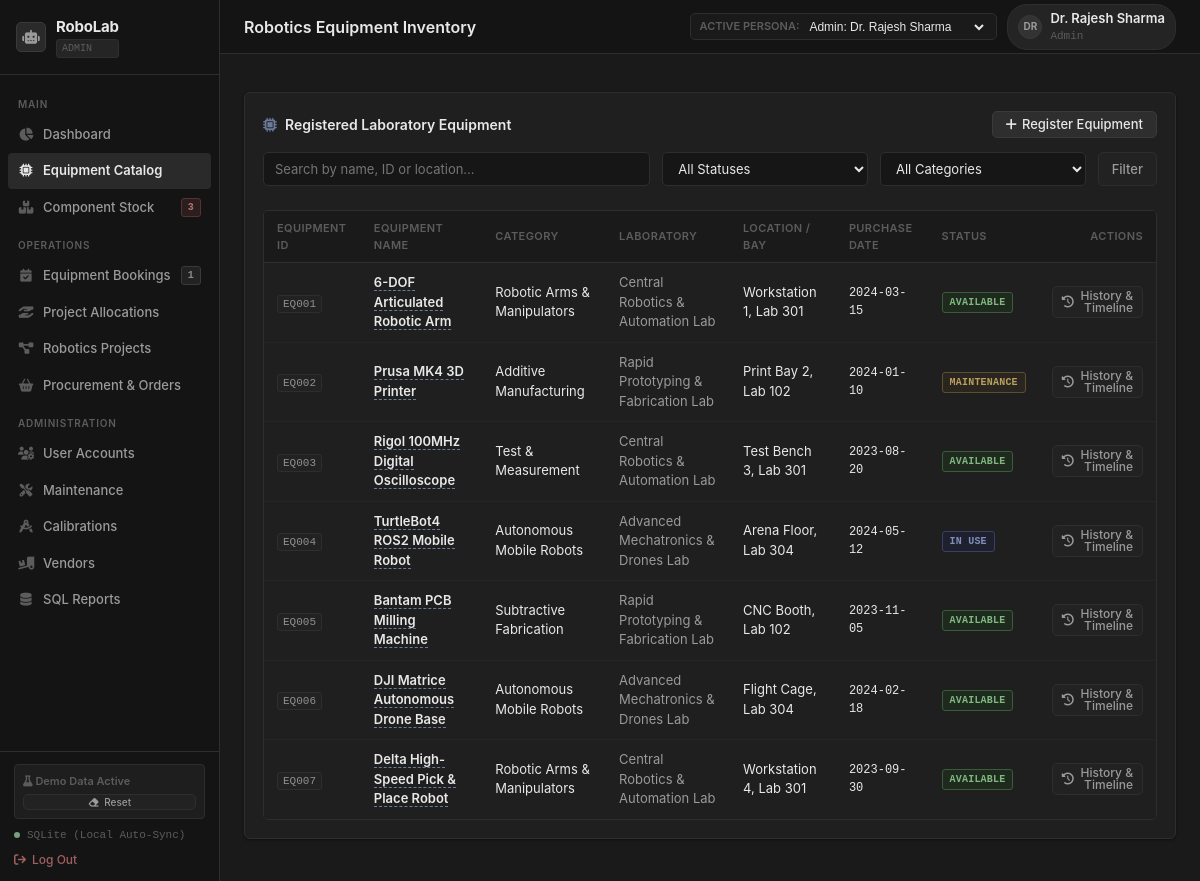
The page /equipment on the database as committed earlier.
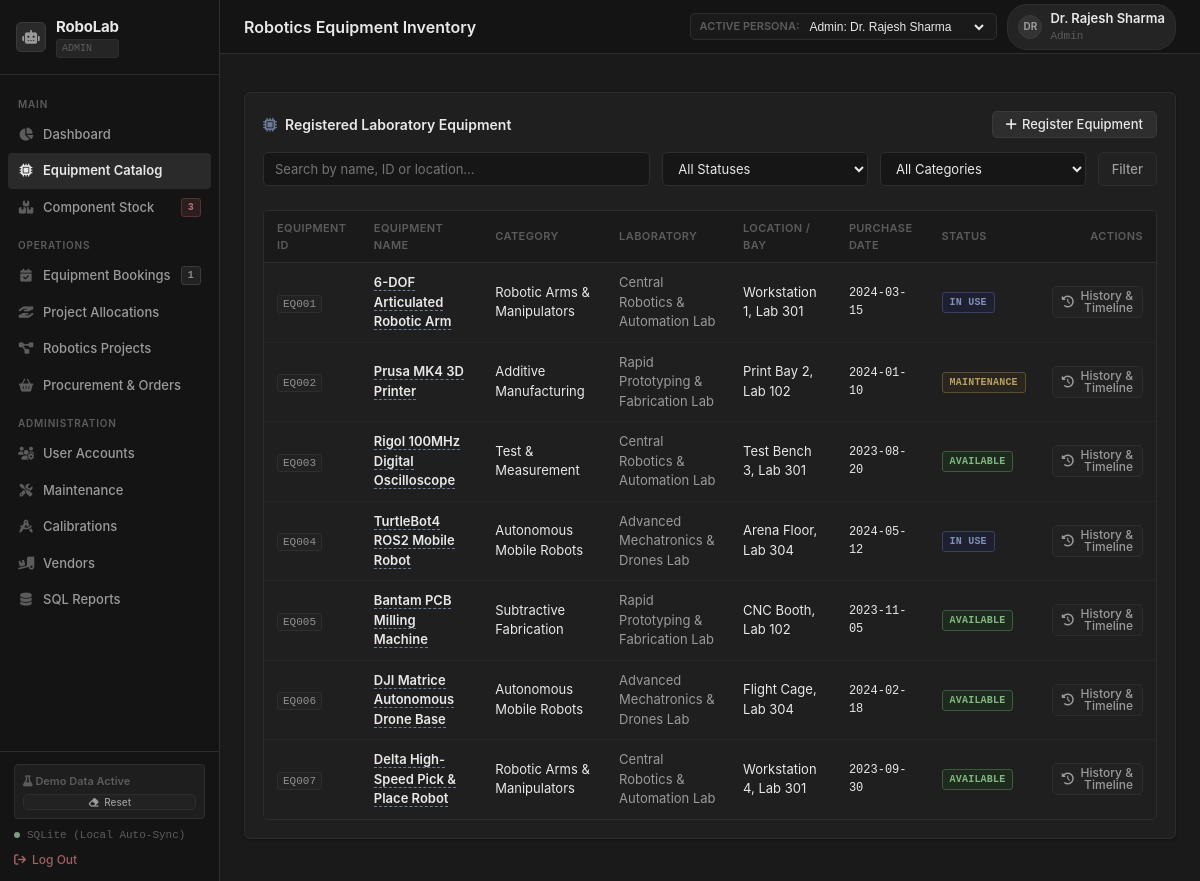
The same page on the database as committed later.
### tables this page shows
CREATE TABLE EQUIPMENT (
    equipment_id TEXT PRIMARY KEY,
    equipment_name TEXT NOT NULL,
    category_id INTEGER NOT NULL,
    laboratory_id INTEGER NOT NULL,
    serial_number TEXT UNIQUE,
    purchase_date TEXT NOT NULL,
    warranty_end TEXT,
    status TEXT CHECK(status IN ('Available', 'In Use', 'Maintenance', 'Decommissioned')) DEFAULT 'Available',
    location TEXT NOT NULL,
    description TEXT,
    created_at DATETIME DEFAULT CURRENT_TIMESTAMP,
    FOREIGN KEY (category_id) REFERENCES EQUIPMENT_CATEGORIES(category_id),
    FOREIGN KEY (laboratory_id) REFERENCES LABORATORIES(lab_id)
);

CREATE TABLE EQUIPMENT_CATEGORIES (
    category_id INTEGER PRIMARY KEY AUTOINCREMENT,
    category_name TEXT NOT NULL UNIQUE,
    description TEXT
);

CREATE TABLE LABORATORIES (
    lab_id INTEGER PRIMARY KEY AUTOINCREMENT,
    lab_name TEXT NOT NULL UNIQUE,
    location_code TEXT NOT NULL,
    incharge_id INTEGER,
    contact_number TEXT,
    FOREIGN KEY (incharge_id) REFERENCES USERS(user_id)
);

### app.py (the view)
@app.route('/equipment')
@login_required
def equipment_list():
    status_filter = request.args.get('status', '')
    category_filter = request.args.get('category', '')
    search_query = request.args.get('q', '').strip()
    sql = """
        SELECT e.*, ec.category_name, l.lab_name
        FROM EQUIPMENT e
        JOIN EQUIPMENT_CATEGORIES ec ON e.category_id = ec.category_id
        JOIN LABORATORIES l ON e.laboratory_id = l.lab_id
        WHERE 1=1
    """
    params = []
    if status_filter:
        sql += " AND e.status = %s"
        params.append(status_filter)
    if category_filter:
        sql += " AND e.category_id = %s"
        params.append(category_filter)
    if search_query:
        sql += " AND (e.equipment_name LIKE %s OR e.equipment_id LIKE %s OR e.location LIKE %s)"
        params.extend([f"%{search_query}%", f"%{search_query}%", f"%{search_query}%"])
    sql += " ORDER BY e.equipment_id ASC"
    equipment = query_db(sql, params)
    categories = query_db("SELECT * FROM EQUIPMENT_CATEGORIES ORDER BY category_name ASC")
    labs = query_db("SELECT * FROM LABORATORIES ORDER BY lab_name ASC")
    return render_template('equipment.html', equipment=equipment, categories=categories, labs=labs,
                           selected_status=status_filter, selected_cat=category_filter, search=search_query)

### app.py (called while the page is built)
def get_current_user():
    user_id = session.get('user_id')
    if not user_id:
        return None
    user = query_db("""
        SELECT u.*, r.role_name
        FROM USERS u
        JOIN ROLES r ON u.role_id = r.role_id
        WHERE u.user_id = %s
    """, [user_id], one=True)
    return user

def login_required(f):
    @wraps(f)
    def decorated_function(*args, **kwargs):
        if 'user_id' not in session:
            first_user = query_db("SELECT u.user_id, r.role_name, u.full_name FROM USERS u JOIN ROLES r ON u.role_id = r.role_id ORDER BY u.user_id ASC LIMIT 1", one=True)
            if first_user:
                session['user_id'] = first_user['user_id']
                session['role_name'] = first_user['role_name']
                session['full_name'] = first_user['full_name']
            else:
                session['user_id'] = 1
                session['role_name'] = 'Admin'
        return f(*args, **kwargs)
    return decorated_function

### db.py (called while the page is built)
def is_using_sqlite():
    global _USING_SQLITE
    return _USING_SQLITE

### templates/equipment.html (shortened to what this page needs)
{% extends "layout.html" %}
{% block page_title %}Robotics Equipment Inventory{% endblock %}
{% block content %}
<div class="card-section">
    <div class="section-header">
        <div class="section-title">
            <i class="fa-solid fa-microchip" style="color: var(--accent-cyan);"></i>
            <span>Registered Laboratory Equipment</span>
        </div>
        <button class="btn btn-primary" onclick="openModal('addEquipmentModal')">
            <i class="fa-solid fa-plus"></i>
            <span>Register Equipment</span>
        </button>
    </div>
    <form method="GET" action="{{ url_for('equipment_list') }}" style="display: flex; gap: 12px; margin-bottom: 24px; flex-wrap: wrap;">
        <input type="text" name="q" value="{{ search }}" placeholder="Search by name, ID or location..." class="form-control" style="flex: 2; min-width: 200px;">
        <select name="status" class="form-select" style="flex: 1; min-width: 150px;">
            <option value="">All Statuses</option>
        </select>
        <select name="category" class="form-select" style="flex: 1; min-width: 180px;">
            <option value="">All Categories</option>
        </select>
        <button type="submit" class="btn btn-secondary">Filter</button>
    </form>
    <div class="table-container">
        <table class="table-modern">
            <thead>
                <tr>
                    <th>Equipment ID</th>
                    <th>Equipment Name</th>
                    <th>Category</th>
                    <th>Laboratory</th>
                    <th>Location / Bay</th>
                    <th>Purchase Date</th>
                    <th>Status</th>
                    <th style="text-align: right;">Actions</th>
                </tr>
            </thead>
            <tbody>
                {% for eq in equipment %}
                <tr>
                    <td><span class="code-pill">{{ eq.equipment_id }}</span></td>
                    <td style="font-weight: 600;">
                        <a href="{{ url_for('equipment_detail', equipment_id=eq.equipment_id) }}" style="color: var(--text-primary); text-decoration: none; border-bottom: 1px dashed var(--accent-cyan);">
                            {{ eq.equipment_name }}
                        </a>
                    </td>
                    <td>{{ eq.category_name }}</td>
                    <td style="color: var(--text-secondary);">{{ eq.lab_name }}</td>
                    <td>{{ eq.location }}</td>
                    <td style="font-family: var(--font-mono); font-size: 12px;">{{ eq.purchase_date }}</td>
                    <td>
                        <span class="badge badge-{{ eq.status.lower().replace(' ', '-') }}">{{ eq.status }}</span>
                    </td>
                    <td style="text-align: right;">
                        <a href="{{ url_for('equipment_detail', equipment_id=eq.equipment_id) }}" class="btn btn-secondary btn-sm">
                            <i class="fa-solid fa-clock-rotate-left"></i>
                            <span>History &amp; Timeline</span>
                        </a>
                    </td>
                </tr>
                {% else %}
                <tr>
                    <td colspan="8" style="text-align: center; color: var(--text-muted); padding: 30px;">
                        No equipment matched the selected criteria.
                    </td>
                </tr>
                {% endfor %}
            </tbody>
        </table>
    </div>
</div>
{% endblock %}

Rows that differ between the two databases and show on the page:
changed EQUIPMENT "6-DOF Articulated Robotic Arm": status "AVAILABLE" → "IN USE"
